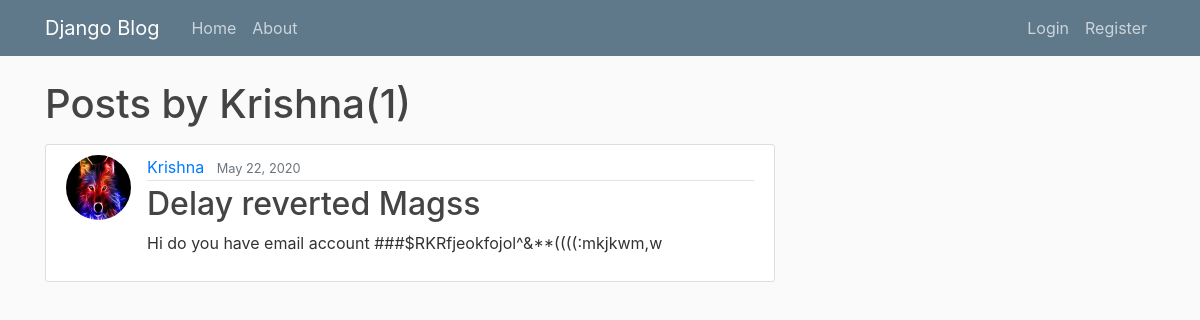
/user/Krishna/, run on the app's committed database.
### blog/models.py (models this page shows, shortened)
class post(models.Model):
	title = models.CharField(max_length=100)
	content = models.TextField()
	date_posted = models.DateTimeField(default=timezone.now)
	author = models.ForeignKey(User, on_delete=models.CASCADE)

### users/models.py (models this page shows, shortened)
class Profile(models.Model):
	user = models.OneToOneField(User, on_delete = models.CASCADE)
	image = models.ImageField(default = 'default.jpg', upload_to = 'profile_pics')

### blog/views.py (the view)
# urls.py: path('user/<str:username>/', UserPostListView.as_view(), name='user-posts'),
class UserPostListView(ListView):
	model = post
	template_name = 'blog/user_posts.html'  #<app>/<model>_<viewtype>.html
	context_object_name = 'posts'
	paginate_by = 4
	def get_queryset(self):
		user = get_object_or_404(User, username=self.kwargs.get('username'))
		return post.objects.filter(author = user).order_by('-date_posted')

### blog/templates/blog/user_posts.html (shortened to what this page needs)
{% extends "blog/base.html" %}
{% block content %}
  <h1 class="mb-3">Posts by {{ view.kwargs.username }}({{ page_obj.paginator.count }})</h1>
	{% for post in posts %}
		<article class="media content-section">
        <img class = "rounded-circle article-img" src = "{{ post.author.profile.image.url }}">
  			<div class="media-body">
    			<div class="article-metadata">
      				<a class="mr-2" href="{% url 'user-posts' post.author.username %}">{{ post.author }}</a>
      				<small class="text-muted">{{ post.date_posted|date:"F d, Y" }}</small>
    			</div>
    			<h2><a class="article-title" href="{% url 'post-detail' post.id %}">{{ post.title }}</a></h2>
    			<p class="article-content">{{ post.content }}</p>
  			</div>
		</article>
	{% endfor %}
{% endblock content %}

### blog/templates/blog/base.html (shortened to what this page needs)
{% load static %}
<!DOCTYPE html>
<html>
<head>
    <link rel="stylesheet" href="https://maxcdn.bootstrapcdn.com/bootstrap/4.0.0/css/bootstrap.min.css">
	<link rel="stylesheet" type="text/css" href="{% static 'blog/main.css' %}">
</head>
<body>
	<header class="site-header">
	  <nav class="navbar navbar-expand-md navbar-dark bg-steel fixed-top">
	    <div class="container">
	      <a class="navbar-brand mr-4" href="{% url 'blog-home' %}">Django Blog</a>
	      <div class="collapse navbar-collapse" id="navbarToggle">
	        <div class="navbar-nav mr-auto">
	          <a class="nav-item nav-link" href="{% url 'blog-home' %}">Home</a>
	          <a class="nav-item nav-link" href="{% url 'blog-about' %}">About</a>
	        </div>
	        <div class="navbar-nav">
              {% if user.is_authenticated %}
                <a class="nav-item nav-link" href="{% url 'post-create' %}">New Post</a>
                <a class="nav-item nav-link" href="{% url 'profile' %}">Profile</a>
                <a class="nav-item nav-link" href="{% url 'logout' %}">Logout</a>
              {% else %}
	            <a class="nav-item nav-link" href="{% url 'login' %}">Login</a>
	            <a class="nav-item nav-link" href="{% url 'register' %}">Register</a>
              {% endif %}
	        </div>
	      </div>
	    </div>
	  </nav>
  </header>
<main role="main" class="container">
  <div class="row">
    <div class="col-md-8">
    	{% block content %}{% endblock %}
    </div>
  </div>
</main>
</body>
</html>

### blog/static/blog/main.css (style rules this page uses)
body { background: #fafafa; color: #333333; margin-top: 5rem; }
h1, h2, h3, h4, h5, h6 { color: #444444; }
.bg-steel { background-color: #5f788a; }
.site-header .navbar-nav .nav-link { color: #cbd5db; }
.content-section { background: #ffffff; padding: 10px 20px; border: 1px solid #dddddd; border-radius: 3px; margin-bottom: 20px; }
.article-title { color: #444444; }
.article-content { white-space: pre-line; }
.article-img { height: 65px; width: 65px; margin-right: 16px; }
.article-metadata { padding-bottom: 1px; margin-bottom: 4px; border-bottom: 1px solid #e3e3e3 }

### data on the page
post: author.profile.image (picture), author "Krishna", date_posted "May 22, 2020", title "Delay reverted Magss", content "Hi do you have email account ###$RKRfjeokfojol^&**((((:mkjkwm,w"

### other printed values
{{ view.kwargs.username }} "Krishna"
{{ page_obj.paginator.count }} "1"
